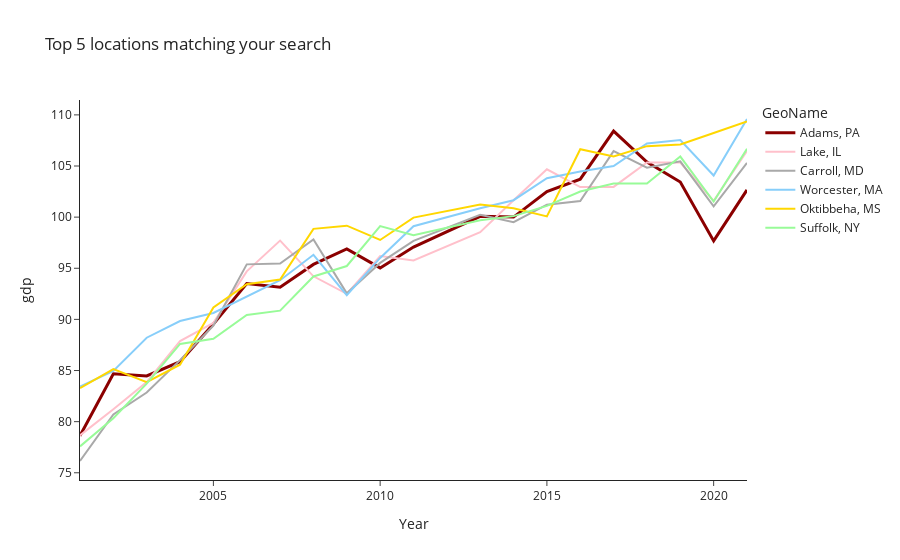

The notebook cell this image was saved under:
### Code cell
# you can plot the few most similar cities:
fig = f.show_kins_plot()

### Figure 1 — Plotly figure (JSON) as saved in the notebook; plotly's stock layout.template omitted (floating-point values rounded to 4 significant figures)
{"data": [{"line": {"color": "darkred", "width": 3}, "mode": "lines", "name": "Adams, PA", "text": "Adams, PA", "textposition": "top right", "type": "scatter", "x": [2001, 2002, 2003, 2004, 2005, 2006, 2007, 2008, 2009, 2010, 2011, 2013, 2014, 2015, 2016, 2017, 2018, 2019, 2020, 2021], "y": [78.62, 84.69, 84.47, 85.86, 89.56, 93.51, 93.15, 95.38, 96.89, 95.04, 97.07, 100.1, 100.0, 102.5, 103.7, 108.4, 105.4, 103.4, 97.68, 102.7]}, {"line": {"color": "#FFC0CB"}, "mode": "lines", "name": "Lake, IL", "text": "Lake, IL", "textposition": "top right", "type": "scatter", "x": [2001, 2002, 2003, 2004, 2005, 2006, 2007, 2008, 2009, 2010, 2011, 2013, 2014, 2015, 2016, 2017, 2018, 2019, 2020, 2021], "y": [78.66, 81.22, 83.88, 87.88, 89.66, 94.69, 97.71, 94.21, 92.5, 96.2, 95.77, 98.52, 101.7, 104.7, 102.9, 103.0, 105.3, 105.3, 101.6, 106.5]}, {"line": {"color": "#A9A9A9"}, "mode": "lines", "name": "Carroll, MD", "text": "Carroll, MD", "textposition": "top right", "type": "scatter", "x": [2001, 2002, 2003, 2004, 2005, 2006, 2007, 2008, 2009, 2010, 2011, 2013, 2014, 2015, 2016, 2017, 2018, 2019, 2020, 2021], "y": [76.15, 80.7, 82.85, 86.01, 89.4, 95.38, 95.46, 97.82, 92.55, 95.52, 97.68, 100.2, 99.51, 101.2, 101.6, 106.5, 104.8, 105.5, 101.0, 105.3]}, {"line": {"color": "#87CEFA"}, "mode": "lines", "name": "Worcester, MA", "text": "Worcester, MA", "textposition": "top right", "type": "scatter", "x": [2001, 2002, 2003, 2004, 2005, 2006, 2007, 2008, 2009, 2010, 2011, 2013, 2014, 2015, 2016, 2017, 2018, 2019, 2020, 2021], "y": [83.43, 84.95, 88.21, 89.84, 90.62, 92.23, 93.83, 96.32, 92.37, 96.01, 99.12, 100.9, 101.7, 103.8, 104.5, 105.0, 107.2, 107.5, 104.1, 109.6]}, {"line": {"color": "#FFD700"}, "mode": "lines", "name": "Oktibbeha, MS", "text": "Oktibbeha, MS", "textposition": "top right", "type": "scatter", "x": [2001, 2002, 2003, 2004, 2005, 2006, 2007, 2008, 2009, 2010, 2011, 2013, 2014, 2015, 2016, 2017, 2018, 2019, 2020, 2021], "y": [83.28, 85.14, 83.86, 85.56, 91.16, 93.43, 93.9, 98.86, 99.16, 97.77, 99.95, 101.2, 100.9, 100.1, 106.6, 105.9, 106.9, 107.1, 108.2, 109.4]}, {"line": {"color": "#98FB98"}, "mode": "lines", "name": "Suffolk, NY", "text": "Suffolk, NY", "textposition": "top right", "type": "scatter", "x": [2001, 2002, 2003, 2004, 2005, 2006, 2007, 2008, 2009, 2010, 2011, 2013, 2014, 2015, 2016, 2017, 2018, 2019, 2020, 2021], "y": [77.58, 80.34, 83.71, 87.6, 88.11, 90.44, 90.86, 94.2, 95.22, 99.13, 98.24, 99.7, 100.1, 101.1, 102.5, 103.3, 103.3, 105.9, 101.5, 106.7]}], "layout": {"legend": {"title": {"text": "GeoName"}}, "title": {"text": "Top 5 locations matching your search"}, "xaxis": {"title": {"text": "Year"}}, "yaxis": {"title": {"text": "gdp"}}}}
